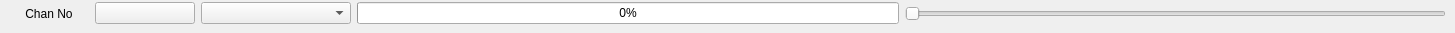
<?xml version="1.0" encoding="UTF-8"?>
<ui version="4.0">
 <class>ui_rc_output_channel</class>
 <widget class="QWidget" name="ui_rc_output_channel">
  <property name="geometry">
   <rect>
    <x>0</x>
    <y>0</y>
    <width>1455</width>
    <height>33</height>
   </rect>
  </property>
  <property name="windowTitle">
   <string>Form</string>
  </property>
  <layout class="QHBoxLayout" name="horizontalLayout">
   <property name="leftMargin">
    <number>9</number>
   </property>
   <property name="topMargin">
    <number>0</number>
   </property>
   <property name="rightMargin">
    <number>9</number>
   </property>
   <property name="bottomMargin">
    <number>6</number>
   </property>
   <item>
    <widget class="QLabel" name="labelChannel">
     <property name="minimumSize">
      <size>
       <width>80</width>
       <height>0</height>
      </size>
     </property>
     <property name="maximumSize">
      <size>
       <width>80</width>
       <height>16777215</height>
      </size>
     </property>
     <property name="text">
      <string>Chan No</string>
     </property>
     <property name="alignment">
      <set>Qt::AlignCenter</set>
     </property>
    </widget>
   </item>
   <item>
    <widget class="sliderbox" name="buttonEnable">
     <property name="minimumSize">
      <size>
       <width>100</width>
       <height>0</height>
      </size>
     </property>
     <property name="maximumSize">
      <size>
       <width>100</width>
       <height>16777215</height>
      </size>
     </property>
     <property name="text">
      <string/>
     </property>
    </widget>
   </item>
   <item>
    <widget class="QComboBox" name="boxOutputMode">
     <property name="minimumSize">
      <size>
       <width>150</width>
       <height>0</height>
      </size>
     </property>
    </widget>
   </item>
   <item>
    <widget class="QProgressBar" name="barCurrentValue">
     <property name="value">
      <number>0</number>
     </property>
    </widget>
   </item>
   <item>
    <widget class="QSlider" name="sliderSetValue">
     <property name="enabled">
      <bool>false</bool>
     </property>
     <property name="orientation">
      <enum>Qt::Horizontal</enum>
     </property>
    </widget>
   </item>
  </layout>
 </widget>
 <customwidgets>
  <customwidget>
   <class>sliderbox</class>
   <extends>QPushButton</extends>
   <header>sliderbox.h</header>
  </customwidget>
 </customwidgets>
 <resources/>
 <connections/>
</ui>
